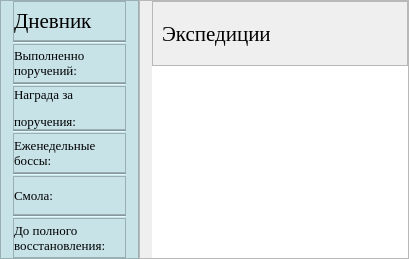
         <widget class="QWidget" name="page">
          <property name="layoutDirection">
           <enum>Qt::LeftToRight</enum>
          </property>
          <layout class="QHBoxLayout" name="horizontalLayout_4">
           <property name="spacing">
            <number>0</number>
           </property>
           <property name="leftMargin">
            <number>0</number>
           </property>
           <property name="topMargin">
            <number>0</number>
           </property>
           <property name="rightMargin">
            <number>0</number>
           </property>
           <property name="bottomMargin">
            <number>0</number>
           </property>
           <item>
            <widget class="QFrame" name="notes_frame">
             <property name="maximumSize">
              <size>
               <width>16777215</width>
               <height>16777215</height>
              </size>
             </property>
             <property name="styleSheet">
              <string notr="true">background-color: rgb(199, 227, 232);</string>
             </property>
             <property name="frameShape">
              <enum>QFrame::StyledPanel</enum>
             </property>
             <property name="frameShadow">
              <enum>QFrame::Raised</enum>
             </property>
             <layout class="QVBoxLayout" name="verticalLayout_5">
              <property name="spacing">
               <number>0</number>
              </property>
              <property name="leftMargin">
               <number>12</number>
              </property>
              <property name="topMargin">
               <number>0</number>
              </property>
              <property name="rightMargin">
               <number>12</number>
              </property>
              <property name="bottomMargin">
               <number>0</number>
              </property>
              <item>
               <widget class="QFrame" name="frame_6">
                <property name="maximumSize">
                 <size>
                  <width>16777215</width>
                  <height>70</height>
                 </size>
                </property>
                <property name="frameShape">
                 <enum>QFrame::StyledPanel</enum>
                </property>
                <property name="frameShadow">
                 <enum>QFrame::Raised</enum>
                </property>
                <layout class="QHBoxLayout" name="horizontalLayout_5">
                 <property name="spacing">
                  <number>0</number>
                 </property>
                 <property name="leftMargin">
                  <number>0</number>
                 </property>
                 <property name="topMargin">
                  <number>0</number>
                 </property>
                 <property name="rightMargin">
                  <number>0</number>
                 </property>
                 <property name="bottomMargin">
                  <number>0</number>
                 </property>
                 <item>
                  <widget class="QLabel" name="label_5">
                   <property name="maximumSize">
                    <size>
                     <width>16777215</width>
                     <height>60</height>
                    </size>
                   </property>
                   <property name="font">
                    <font>
                     <family>Georgia</family>
                     <pointsize>16</pointsize>
                    </font>
                   </property>
                   <property name="text">
                    <string>Дневник</string>
                   </property>
                  </widget>
                 </item>
                 <item>
                  <widget class="QPushButton" name="upd_realtime_button">
                   <property name="maximumSize">
                    <size>
                     <width>70</width>
                     <height>70</height>
                    </size>
                   </property>
                   <property name="styleSheet">
                    <string notr="true">QPushButton {
               border-radius: 34;
            }
QPushButton:hover {
				background-color: rgb(171, 213, 222);
				border-radius: 34;
            }
QPushButton:pressed {
				background-color: rgb(129, 209, 223);
				border-radius: 34;
            }</string>
                   </property>
                   <property name="text">
                    <string/>
                   </property>
                   <property name="icon">
                    <iconset resource="resourses.qrc">
                     <normaloff>:/16x16/icons/exp upd btn.png</normaloff>:/16x16/icons/exp upd btn.png</iconset>
                   </property>
                   <property name="iconSize">
                    <size>
                     <width>40</width>
                     <height>40</height>
                    </size>
                   </property>
                   <property name="default">
                    <bool>false</bool>
                   </property>
                   <property name="flat">
                    <bool>true</bool>
                   </property>
                  </widget>
                 </item>
                </layout>
               </widget>
              </item>
              <item>
               <widget class="Line" name="line_4">
                <property name="orientation">
                 <enum>Qt::Horizontal</enum>
                </property>
               </widget>
              </item>
              <item>
               <widget class="QFrame" name="frame_7">
                <property name="styleSheet">
                 <string notr="true"/>
                </property>
                <property name="frameShape">
                 <enum>QFrame::StyledPanel</enum>
                </property>
                <property name="frameShadow">
                 <enum>QFrame::Raised</enum>
                </property>
                <layout class="QHBoxLayout" name="horizontalLayout_8">
                 <property name="spacing">
                  <number>0</number>
                 </property>
                 <property name="leftMargin">
                  <number>0</number>
                 </property>
                 <property name="topMargin">
                  <number>0</number>
                 </property>
                 <property name="rightMargin">
                  <number>0</number>
                 </property>
                 <property name="bottomMargin">
                  <number>0</number>
                 </property>
                 <item>
                  <widget class="QLabel" name="label_7">
                   <property name="font">
                    <font>
                     <family>Georgia</family>
                     <pointsize>10</pointsize>
                    </font>
                   </property>
                   <property name="text">
                    <string>&lt;html&gt;&lt;head/&gt;&lt;body&gt;&lt;p&gt;Выполненно&lt;br/&gt;поручений:&lt;/p&gt;&lt;/body&gt;&lt;/html&gt;</string>
                   </property>
                  </widget>
                 </item>
                 <item>
                  <widget class="QLabel" name="info_1">
                   <property name="maximumSize">
                    <size>
                     <width>90</width>
                     <height>16777215</height>
                    </size>
                   </property>
                   <property name="font">
                    <font>
                     <family>Georgia</family>
                     <pointsize>10</pointsize>
                    </font>
                   </property>
                   <property name="text">
                    <string/>
                   </property>
                  </widget>
                 </item>
                </layout>
               </widget>
              </item>
              <item>
               <widget class="Line" name="line_3">
                <property name="orientation">
                 <enum>Qt::Horizontal</enum>
                </property>
               </widget>
              </item>
              <item>
               <widget class="QFrame" name="frame_8">
                <property name="frameShape">
                 <enum>QFrame::StyledPanel</enum>
                </property>
                <property name="frameShadow">
                 <enum>QFrame::Raised</enum>
                </property>
                <layout class="QHBoxLayout" name="horizontalLayout_9">
                 <property name="spacing">
                  <number>0</number>
                 </property>
                 <property name="leftMargin">
                  <number>0</number>
                 </property>
                 <property name="topMargin">
                  <number>0</number>
                 </property>
                 <property name="rightMargin">
                  <number>0</number>
                 </property>
                 <property name="bottomMargin">
                  <number>0</number>
                 </property>
                 <item>
                  <widget class="QLabel" name="label_6">
                   <property name="font">
                    <font>
                     <family>Georgia</family>
                     <pointsize>10</pointsize>
                    </font>
                   </property>
                   <property name="text">
                    <string>&lt;html&gt;&lt;head/&gt;&lt;body&gt;&lt;p&gt;Награда за&lt;/p&gt;&lt;p&gt;поручения:&lt;/p&gt;&lt;/body&gt;&lt;/html&gt;</string>
                   </property>
                  </widget>
                 </item>
                 <item>
                  <widget class="QLabel" name="info_2">
                   <property name="maximumSize">
                    <size>
                     <width>90</width>
                     <height>16777215</height>
                    </size>
                   </property>
                   <property name="font">
                    <font>
                     <family>Georgia</family>
                     <pointsize>10</pointsize>
                    </font>
                   </property>
                   <property name="text">
                    <string/>
                   </property>
                  </widget>
                 </item>
                </layout>
               </widget>
              </item>
              <item>
               <widget class="Line" name="line_2">
                <property name="orientation">
                 <enum>Qt::Horizontal</enum>
                </property>
               </widget>
              </item>
              <item>
               <widget class="QFrame" name="frame_9">
                <property name="frameShape">
                 <enum>QFrame::StyledPanel</enum>
                </property>
                <property name="frameShadow">
                 <enum>QFrame::Raised</enum>
                </property>
                <layout class="QHBoxLayout" name="horizontalLayout_10">
                 <property name="spacing">
                  <number>0</number>
                 </property>
                 <property name="leftMargin">
                  <number>0</number>
                 </property>
                 <property name="topMargin">
                  <number>0</number>
                 </property>
                 <property name="rightMargin">
                  <number>0</number>
                 </property>
                 <property name="bottomMargin">
                  <number>0</number>
                 </property>
                 <item>
                  <widget class="QLabel" name="label_4">
                   <property name="font">
                    <font>
                     <family>Georgia</family>
                     <pointsize>10</pointsize>
                    </font>
                   </property>
                   <property name="text">
                    <string>&lt;html&gt;&lt;head/&gt;&lt;body&gt;&lt;p&gt;Еженедельные&lt;br/&gt;боссы:&lt;/p&gt;&lt;/body&gt;&lt;/html&gt;</string>
                   </property>
                  </widget>
                 </item>
                 <item>
                  <widget class="QLabel" name="info_3">
                   <property name="maximumSize">
                    <size>
                     <width>90</width>
                     <height>16777215</height>
                    </size>
                   </property>
                   <property name="font">
                    <font>
                     <family>Georgia</family>
                     <pointsize>10</pointsize>
                    </font>
                   </property>
                   <property name="text">
                    <string/>
                   </property>
                  </widget>
                 </item>
                </layout>
               </widget>
              </item>
              <item>
               <widget class="Line" name="line">
                <property name="orientation">
                 <enum>Qt::Horizontal</enum>
                </property>
               </widget>
              </item>
              <item>
               <widget class="QFrame" name="frame_10">
                <property name="frameShape">
                 <enum>QFrame::StyledPanel</enum>
                </property>
                <property name="frameShadow">
                 <enum>QFrame::Raised</enum>
                </property>
                <layout class="QHBoxLayout" name="horizontalLayout_6">
                 <property name="spacing">
                  <number>0</number>
                 </property>
                 <property name="leftMargin">
                  <number>0</number>
                 </property>
                 <property name="topMargin">
                  <number>0</number>
                 </property>
                 <property name="rightMargin">
                  <number>0</number>
                 </property>
                 <property name="bottomMargin">
                  <number>0</number>
                 </property>
                 <item>
                  <widget class="QLabel" name="label_3">
                   <property name="font">
                    <font>
                     <family>Georgia</family>
                     <pointsize>10</pointsize>
                    </font>
                   </property>
                   <property name="text">
                    <string>Смола:</string>
                   </property>
                  </widget>
                 </item>
                 <item>
                  <widget class="QLabel" name="info_4">
                   <property name="maximumSize">
                    <size>
                     <width>90</width>
                     <height>16777215</height>
                    </size>
                   </property>
                   <property name="font">
                    <font>
                     <family>Georgia</family>
                     <pointsize>10</pointsize>
                    </font>
                   </property>
                   <property name="text">
                    <string/>
                   </property>
                  </widget>
                 </item>
                </layout>
               </widget>
              </item>
              <item>
               <widget class="Line" name="line_5">
                <property name="orientation">
                 <enum>Qt::Horizontal</enum>
                </property>
               </widget>
              </item>
              <item>
               <widget class="QFrame" name="frame_11">
                <property name="frameShape">
                 <enum>QFrame::StyledPanel</enum>
                </property>
                <property name="frameShadow">
                 <enum>QFrame::Raised</enum>
                </property>
                <layout class="QHBoxLayout" name="horizontalLayout_7">
                 <property name="spacing">
                  <number>0</number>
                 </property>
                 <property name="leftMargin">
                  <number>0</number>
                 </property>
                 <property name="topMargin">
                  <number>0</number>
                 </property>
                 <property name="rightMargin">
                  <number>0</number>
                 </property>
                 <property name="bottomMargin">
                  <number>0</number>
                 </property>
                 <item>
                  <widget class="QLabel" name="label_8">
                   <property name="font">
                    <font>
                     <family>Georgia</family>
                     <pointsize>10</pointsize>
                    </font>
                   </property>
                   <property name="text">
                    <string>&lt;html&gt;&lt;head/&gt;&lt;body&gt;&lt;p&gt;До полного&lt;br/&gt;восстановления:&lt;/p&gt;&lt;/body&gt;&lt;/html&gt;</string>
                   </property>
                  </widget>
                 </item>
                 <item>
                  <widget class="QLabel" name="info_5">
                   <property name="maximumSize">
                    <size>
                     <width>90</width>
                     <height>16777215</height>
                    </size>
                   </property>
                   <property name="font">
                    <font>
                     <family>Georgia</family>
                     <pointsize>10</pointsize>
                    </font>
                   </property>
                   <property name="text">
                    <string/>
                   </property>
                  </widget>
                 </item>
                </layout>
               </widget>
              </item>
             </layout>
            </widget>
           </item>
           <item>
            <widget class="QFrame" name="frame_12">
             <property name="maximumSize">
              <size>
               <width>550</width>
               <height>16777215</height>
              </size>
             </property>
             <property name="frameShape">
              <enum>QFrame::StyledPanel</enum>
             </property>
             <property name="frameShadow">
              <enum>QFrame::Raised</enum>
             </property>
             <layout class="QVBoxLayout" name="verticalLayout_9">
              <property name="spacing">
               <number>0</number>
              </property>
              <property name="leftMargin">
               <number>12</number>
              </property>
              <property name="topMargin">
               <number>0</number>
              </property>
              <property name="rightMargin">
               <number>0</number>
              </property>
              <property name="bottomMargin">
               <number>0</number>
              </property>
              <item>
               <widget class="QFrame" name="frame_13">
                <property name="maximumSize">
                 <size>
                  <width>16777215</width>
                  <height>80</height>
                 </size>
                </property>
                <property name="frameShape">
                 <enum>QFrame::StyledPanel</enum>
                </property>
                <property name="frameShadow">
                 <enum>QFrame::Raised</enum>
                </property>
                <layout class="QHBoxLayout" name="horizontalLayout_11">
                 <item>
                  <widget class="QLabel" name="label_9">
                   <property name="sizePolicy">
                    <sizepolicy hsizetype="Preferred" vsizetype="Maximum">
                     <horstretch>0</horstretch>
                     <verstretch>0</verstretch>
                    </sizepolicy>
                   </property>
                   <property name="minimumSize">
                    <size>
                     <width>0</width>
                     <height>45</height>
                    </size>
                   </property>
                   <property name="font">
                    <font>
                     <family>Georgia</family>
                     <pointsize>16</pointsize>
                    </font>
                   </property>
                   <property name="text">
                    <string>Экспедиции</string>
                   </property>
                  </widget>
                 </item>
                 <item>
                  <widget class="QLabel" name="info_6">
                   <property name="maximumSize">
                    <size>
                     <width>70</width>
                     <height>16777215</height>
                    </size>
                   </property>
                   <property name="font">
                    <font>
                     <family>Georgia</family>
                     <pointsize>10</pointsize>
                    </font>
                   </property>
                   <property name="text">
                    <string/>
                   </property>
                  </widget>
                 </item>
                </layout>
               </widget>
              </item>
              <item>
               <widget class="QListView" name="characters_view">
                <property name="maximumSize">
                 <size>
                  <width>16777215</width>
                  <height>16777215</height>
                 </size>
                </property>
                <property name="styleSheet">
                 <string notr="true"> QScrollBar:vertical {
	border: none;
    background: rgb(199, 227, 232);
    width: 14px;
    margin: 15px 0 15px 0;
	border-radius: 0px;
 }

/*  HANDLE BAR VERTICAL */
QScrollBar::handle:vertical {	
	background-color: rgb(120, 193, 207);
	min-height: 30px;
	border-radius: 7px;
}
QScrollBar::handle:vertical:hover{	
	background-color:  rgb(133, 216, 230);
}
QScrollBar::handle:vertical:pressed {	
	background-color: rgb(112, 184, 195);
}

/* BTN TOP - SCROLLBAR */
QScrollBar::sub-line:vertical {
	border: none;
	background-color:  rgb(183, 208, 213);
	height: 15px;
	border-radius: 7px;
	subcontrol-position: top;
	subcontrol-origin: margin;
}
QScrollBar::sub-line:vertical:hover {	
	background-color: rgb(164, 213, 209);
}
QScrollBar::sub-line:vertical:pressed {	
	background-color: rgb(101, 183, 184);
}

/* BTN BOTTOM - SCROLLBAR */
QScrollBar::add-line:vertical {
	border: none;
	background-color: rgb(183, 208, 213);
	height: 15px;
	border-radius: 7px;
	subcontrol-position: bottom;
	subcontrol-origin: margin;
}
QScrollBar::add-line:vertical:hover {	
	background-color: rgb(164, 213, 209);
}
QScrollBar::add-line:vertical:pressed {	
	background-color: rgb(101, 183, 184);
}

/* RESET ARROW */
QScrollBar::up-arrow:vertical, QScrollBar::down-arrow:vertical {
	background: none;
}
QScrollBar::add-page:vertical, QScrollBar::sub-page:vertical {
	background: none;
}</string>
                </property>
                <property name="frameShape">
                 <enum>QFrame::NoFrame</enum>
                </property>
                <property name="spacing">
                 <number>0</number>
                </property>
               </widget>
              </item>
             </layout>
            </widget>
           </item>
          </layout>
         </widget>
